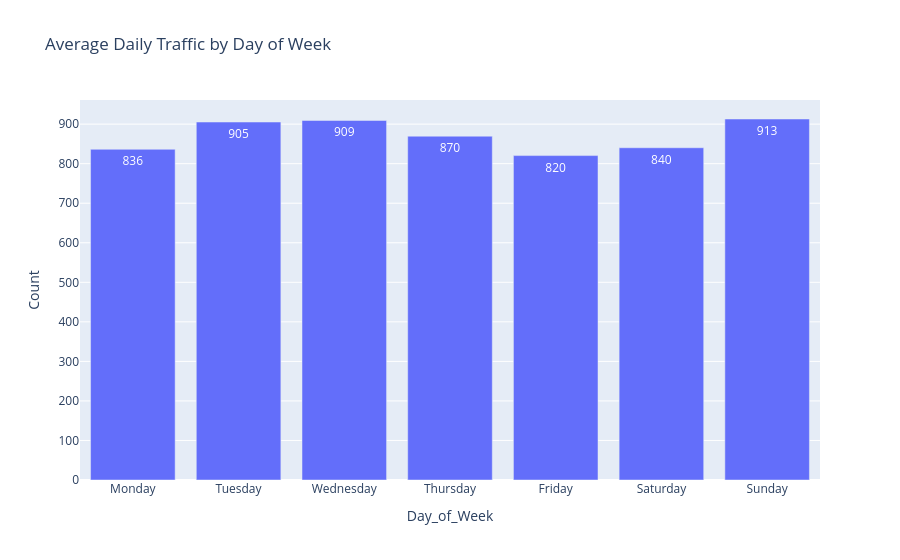

Notebook code cell kept with this figure:
### Code cell
fig = px.bar(
    dow,
    x="Day_of_Week",
    y="Count",
    text="Count",
    title="Average Daily Traffic by Day of Week"
)

fig.update_traces(texttemplate="%{text:,.0f}")

fig.show()

### Figure 1 — Plotly figure (JSON) as saved in the notebook; plotly's stock layout.template omitted (floating-point values rounded to 4 significant figures)
{"data": [{"hovertemplate": "Day_of_Week=%{x}<br>Count=%{text}<extra></extra>", "legendgroup": "", "marker": {"color": "#636efa", "pattern": {"shape": ""}}, "name": "", "orientation": "v", "showlegend": false, "text": [836.4, 905.3, 909.3, 869.6, 820.5, 840.3, 913.0], "textposition": "auto", "texttemplate": "%{text:,.0f}", "type": "bar", "x": ["Monday", "Tuesday", "Wednesday", "Thursday", "Friday", "Saturday", "Sunday"], "xaxis": "x", "y": [836.4, 905.3, 909.3, 869.6, 820.5, 840.3, 913.0], "yaxis": "y"}], "layout": {"barmode": "relative", "legend": {"tracegroupgap": 0}, "title": {"text": "Average Daily Traffic by Day of Week"}, "xaxis": {"anchor": "y", "domain": [0, 1], "title": {"text": "Day_of_Week"}}, "yaxis": {"anchor": "x", "domain": [0, 1], "title": {"text": "Count"}}}}
